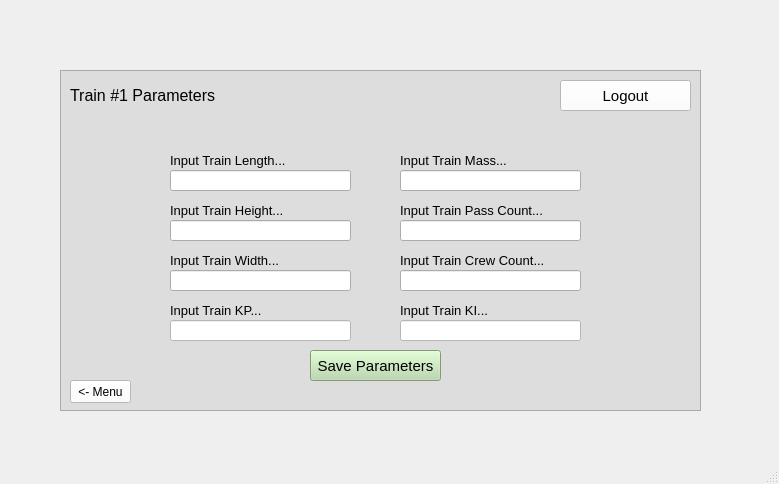
<?xml version="1.0" encoding="UTF-8"?>
<ui version="4.0">
 <class>MainWindow</class>
 <widget class="QMainWindow" name="MainWindow">
  <property name="geometry">
   <rect>
    <x>0</x>
    <y>0</y>
    <width>779</width>
    <height>484</height>
   </rect>
  </property>
  <property name="windowTitle">
   <string>MainWindow</string>
  </property>
  <widget class="QWidget" name="centralwidget">
   <widget class="QPushButton" name="logout_button_parameters">
    <property name="geometry">
     <rect>
      <x>560</x>
      <y>80</y>
      <width>131</width>
      <height>31</height>
     </rect>
    </property>
    <property name="sizePolicy">
     <sizepolicy hsizetype="Minimum" vsizetype="Minimum">
      <horstretch>0</horstretch>
      <verstretch>0</verstretch>
     </sizepolicy>
    </property>
    <property name="minimumSize">
     <size>
      <width>0</width>
      <height>0</height>
     </size>
    </property>
    <property name="maximumSize">
     <size>
      <width>1347</width>
      <height>16777215</height>
     </size>
    </property>
    <property name="font">
     <font>
      <pointsize>11</pointsize>
     </font>
    </property>
    <property name="styleSheet">
     <string notr="true">background-color: rgb(255, 255, 255);</string>
    </property>
    <property name="text">
     <string>Logout</string>
    </property>
    <property name="iconSize">
     <size>
      <width>20</width>
      <height>20</height>
     </size>
    </property>
   </widget>
   <widget class="QLineEdit" name="in_length">
    <property name="geometry">
     <rect>
      <x>170</x>
      <y>170</y>
      <width>181</width>
      <height>21</height>
     </rect>
    </property>
   </widget>
   <widget class="QLineEdit" name="in_mass">
    <property name="geometry">
     <rect>
      <x>400</x>
      <y>170</y>
      <width>181</width>
      <height>21</height>
     </rect>
    </property>
   </widget>
   <widget class="QLineEdit" name="in_height">
    <property name="geometry">
     <rect>
      <x>170</x>
      <y>220</y>
      <width>181</width>
      <height>21</height>
     </rect>
    </property>
   </widget>
   <widget class="QLineEdit" name="in_pass">
    <property name="geometry">
     <rect>
      <x>400</x>
      <y>220</y>
      <width>181</width>
      <height>21</height>
     </rect>
    </property>
   </widget>
   <widget class="QLineEdit" name="in_width">
    <property name="geometry">
     <rect>
      <x>170</x>
      <y>270</y>
      <width>181</width>
      <height>21</height>
     </rect>
    </property>
   </widget>
   <widget class="QLineEdit" name="in_crew">
    <property name="geometry">
     <rect>
      <x>400</x>
      <y>270</y>
      <width>181</width>
      <height>21</height>
     </rect>
    </property>
   </widget>
   <widget class="QLabel" name="label_2">
    <property name="geometry">
     <rect>
      <x>170</x>
      <y>150</y>
      <width>131</width>
      <height>20</height>
     </rect>
    </property>
    <property name="font">
     <font>
      <pointsize>10</pointsize>
     </font>
    </property>
    <property name="text">
     <string>Input Train Length...</string>
    </property>
   </widget>
   <widget class="QLabel" name="label_3">
    <property name="geometry">
     <rect>
      <x>400</x>
      <y>150</y>
      <width>131</width>
      <height>20</height>
     </rect>
    </property>
    <property name="font">
     <font>
      <pointsize>10</pointsize>
     </font>
    </property>
    <property name="text">
     <string>Input Train Mass...</string>
    </property>
   </widget>
   <widget class="QLabel" name="label_4">
    <property name="geometry">
     <rect>
      <x>400</x>
      <y>200</y>
      <width>151</width>
      <height>20</height>
     </rect>
    </property>
    <property name="font">
     <font>
      <pointsize>10</pointsize>
     </font>
    </property>
    <property name="text">
     <string>Input Train Pass Count...</string>
    </property>
   </widget>
   <widget class="QLabel" name="label_5">
    <property name="geometry">
     <rect>
      <x>170</x>
      <y>200</y>
      <width>131</width>
      <height>20</height>
     </rect>
    </property>
    <property name="font">
     <font>
      <pointsize>10</pointsize>
     </font>
    </property>
    <property name="text">
     <string>Input Train Height...</string>
    </property>
   </widget>
   <widget class="QLabel" name="label_6">
    <property name="geometry">
     <rect>
      <x>400</x>
      <y>250</y>
      <width>151</width>
      <height>20</height>
     </rect>
    </property>
    <property name="font">
     <font>
      <pointsize>10</pointsize>
     </font>
    </property>
    <property name="text">
     <string>Input Train Crew Count...</string>
    </property>
   </widget>
   <widget class="QLabel" name="label_7">
    <property name="geometry">
     <rect>
      <x>170</x>
      <y>250</y>
      <width>131</width>
      <height>20</height>
     </rect>
    </property>
    <property name="font">
     <font>
      <pointsize>10</pointsize>
     </font>
    </property>
    <property name="text">
     <string>Input Train Width...</string>
    </property>
   </widget>
   <widget class="QFrame" name="frame">
    <property name="geometry">
     <rect>
      <x>60</x>
      <y>70</y>
      <width>641</width>
      <height>341</height>
     </rect>
    </property>
    <property name="styleSheet">
     <string notr="true">background-color: rgb(221, 221, 221);
border-color: rgb(0, 0, 0);</string>
    </property>
    <property name="frameShape">
     <enum>QFrame::StyledPanel</enum>
    </property>
    <property name="frameShadow">
     <enum>QFrame::Raised</enum>
    </property>
    <widget class="QLabel" name="label">
     <property name="geometry">
      <rect>
       <x>10</x>
       <y>10</y>
       <width>203</width>
       <height>31</height>
      </rect>
     </property>
     <property name="font">
      <font>
       <pointsize>12</pointsize>
      </font>
     </property>
     <property name="text">
      <string>Train #1 Parameters</string>
     </property>
    </widget>
    <widget class="QPushButton" name="save_button">
     <property name="geometry">
      <rect>
       <x>250</x>
       <y>280</y>
       <width>131</width>
       <height>31</height>
      </rect>
     </property>
     <property name="sizePolicy">
      <sizepolicy hsizetype="Minimum" vsizetype="Minimum">
       <horstretch>0</horstretch>
       <verstretch>0</verstretch>
      </sizepolicy>
     </property>
     <property name="minimumSize">
      <size>
       <width>0</width>
       <height>0</height>
      </size>
     </property>
     <property name="maximumSize">
      <size>
       <width>1347</width>
       <height>16777215</height>
      </size>
     </property>
     <property name="font">
      <font>
       <pointsize>11</pointsize>
      </font>
     </property>
     <property name="styleSheet">
      <string notr="true">background-color: rgb(182, 215, 168);</string>
     </property>
     <property name="text">
      <string>Save Parameters</string>
     </property>
     <property name="iconSize">
      <size>
       <width>20</width>
       <height>20</height>
      </size>
     </property>
    </widget>
    <widget class="QLabel" name="label_9">
     <property name="geometry">
      <rect>
       <x>340</x>
       <y>230</y>
       <width>151</width>
       <height>20</height>
      </rect>
     </property>
     <property name="font">
      <font>
       <pointsize>10</pointsize>
      </font>
     </property>
     <property name="text">
      <string>Input Train KI...</string>
     </property>
    </widget>
    <widget class="QLabel" name="label_8">
     <property name="geometry">
      <rect>
       <x>110</x>
       <y>230</y>
       <width>131</width>
       <height>20</height>
      </rect>
     </property>
     <property name="font">
      <font>
       <pointsize>10</pointsize>
      </font>
     </property>
     <property name="text">
      <string>Input Train KP...</string>
     </property>
    </widget>
    <widget class="QLineEdit" name="in_ki">
     <property name="geometry">
      <rect>
       <x>340</x>
       <y>250</y>
       <width>181</width>
       <height>21</height>
      </rect>
     </property>
     <property name="styleSheet">
      <string notr="true">background-color: rgb(255, 255, 255);</string>
     </property>
    </widget>
    <widget class="QLineEdit" name="in_kp">
     <property name="geometry">
      <rect>
       <x>110</x>
       <y>250</y>
       <width>181</width>
       <height>21</height>
      </rect>
     </property>
     <property name="styleSheet">
      <string notr="true">background-color: rgb(255, 255, 255);</string>
     </property>
    </widget>
    <widget class="QPushButton" name="pagePtoM_button">
     <property name="geometry">
      <rect>
       <x>10</x>
       <y>310</y>
       <width>61</width>
       <height>23</height>
      </rect>
     </property>
     <property name="styleSheet">
      <string notr="true">background-color: rgb(255, 255, 255);</string>
     </property>
     <property name="text">
      <string>&lt;- Menu</string>
     </property>
    </widget>
    <zorder>label</zorder>
    <zorder>save_button</zorder>
    <zorder>label_9</zorder>
    <zorder>label_8</zorder>
    <zorder>in_kp</zorder>
    <zorder>in_ki</zorder>
    <zorder>pagePtoM_button</zorder>
   </widget>
   <zorder>frame</zorder>
   <zorder>logout_button_parameters</zorder>
   <zorder>in_length</zorder>
   <zorder>in_mass</zorder>
   <zorder>in_height</zorder>
   <zorder>in_pass</zorder>
   <zorder>in_width</zorder>
   <zorder>in_crew</zorder>
   <zorder>label_2</zorder>
   <zorder>label_3</zorder>
   <zorder>label_4</zorder>
   <zorder>label_5</zorder>
   <zorder>label_6</zorder>
   <zorder>label_7</zorder>
  </widget>
  <widget class="QStatusBar" name="statusbar"/>
 </widget>
 <resources/>
 <connections/>
</ui>
